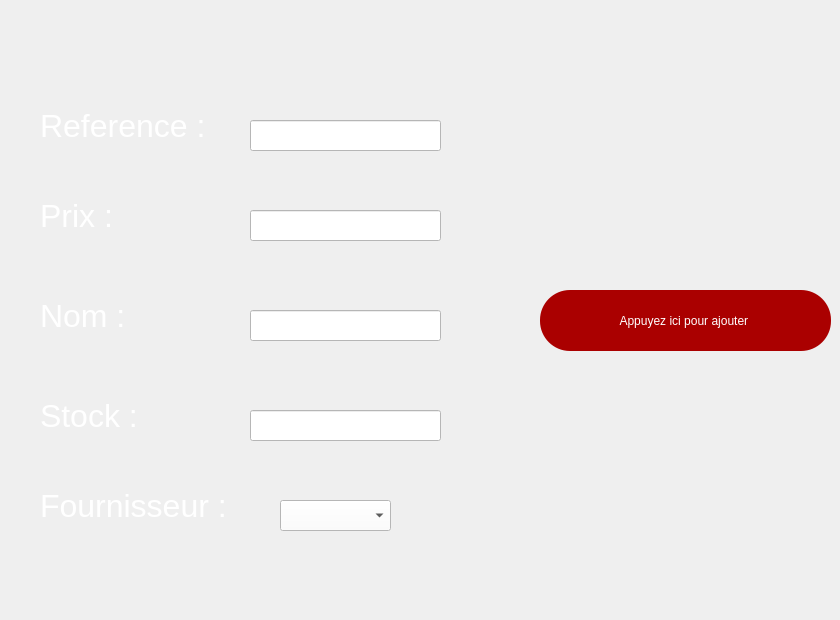
   <widget class="QWidget" name="ajouterp">
    <widget class="QLabel" name="label_2">
     <property name="geometry">
      <rect>
       <x>40</x>
       <y>70</y>
       <width>201</width>
       <height>111</height>
      </rect>
     </property>
     <property name="font">
      <font>
       <pointsize>24</pointsize>
      </font>
     </property>
     <property name="styleSheet">
      <string notr="true">color: rgb(255, 255, 255);</string>
     </property>
     <property name="text">
      <string>Reference :</string>
     </property>
    </widget>
    <widget class="QLabel" name="label_3">
     <property name="geometry">
      <rect>
       <x>40</x>
       <y>260</y>
       <width>201</width>
       <height>111</height>
      </rect>
     </property>
     <property name="font">
      <font>
       <pointsize>24</pointsize>
      </font>
     </property>
     <property name="styleSheet">
      <string notr="true">color: rgb(255, 255, 255);</string>
     </property>
     <property name="text">
      <string>Nom :</string>
     </property>
    </widget>
    <widget class="QLabel" name="label_4">
     <property name="geometry">
      <rect>
       <x>40</x>
       <y>360</y>
       <width>201</width>
       <height>111</height>
      </rect>
     </property>
     <property name="font">
      <font>
       <pointsize>24</pointsize>
      </font>
     </property>
     <property name="styleSheet">
      <string notr="true">color: rgb(255, 255, 255);</string>
     </property>
     <property name="text">
      <string>Stock :</string>
     </property>
    </widget>
    <widget class="QLabel" name="label_5">
     <property name="geometry">
      <rect>
       <x>40</x>
       <y>160</y>
       <width>201</width>
       <height>111</height>
      </rect>
     </property>
     <property name="font">
      <font>
       <pointsize>24</pointsize>
      </font>
     </property>
     <property name="styleSheet">
      <string notr="true">color: rgb(255, 255, 255);</string>
     </property>
     <property name="text">
      <string>Prix :</string>
     </property>
    </widget>
    <widget class="QLineEdit" name="lineEdit_ref">
     <property name="geometry">
      <rect>
       <x>250</x>
       <y>120</y>
       <width>191</width>
       <height>31</height>
      </rect>
     </property>
     <property name="styleSheet">
      <string notr="true">font: italic 22pt &quot;High Tower Text&quot;;
background-color: rgb(255, 255, 255);</string>
     </property>
    </widget>
    <widget class="QLineEdit" name="lineEdit_nom">
     <property name="geometry">
      <rect>
       <x>250</x>
       <y>310</y>
       <width>191</width>
       <height>31</height>
      </rect>
     </property>
     <property name="styleSheet">
      <string notr="true">font: italic 22pt &quot;High Tower Text&quot;;
background-color: rgb(255, 255, 255);</string>
     </property>
    </widget>
    <widget class="QLineEdit" name="lineEdit_prix">
     <property name="geometry">
      <rect>
       <x>250</x>
       <y>210</y>
       <width>191</width>
       <height>31</height>
      </rect>
     </property>
     <property name="styleSheet">
      <string notr="true">font: italic 22pt &quot;High Tower Text&quot;;
background-color: rgb(255, 255, 255);</string>
     </property>
    </widget>
    <widget class="QLineEdit" name="lineEdit_stock">
     <property name="geometry">
      <rect>
       <x>250</x>
       <y>410</y>
       <width>191</width>
       <height>31</height>
      </rect>
     </property>
     <property name="styleSheet">
      <string notr="true">font: italic 22pt &quot;High Tower Text&quot;;
background-color: rgb(255, 255, 255);</string>
     </property>
    </widget>
    <widget class="QPushButton" name="pushButton">
     <property name="geometry">
      <rect>
       <x>70</x>
       <y>550</y>
       <width>81</width>
       <height>61</height>
      </rect>
     </property>
     <property name="text">
      <string/>
     </property>
     <property name="icon">
      <iconset resource="rs.qrc">
       <normaloff>:/img/rs/retour.png</normaloff>:/img/rs/retour.png</iconset>
     </property>
     <property name="iconSize">
      <size>
       <width>60</width>
       <height>60</height>
      </size>
     </property>
     <property name="flat">
      <bool>true</bool>
     </property>
    </widget>
    <widget class="QPushButton" name="ajout">
     <property name="geometry">
      <rect>
       <x>540</x>
       <y>290</y>
       <width>291</width>
       <height>61</height>
      </rect>
     </property>
     <property name="styleSheet">
      <string notr="true">font: 16pt &quot;MS Shell Dlg 2&quot;;
color: rgb(255, 255, 255);
background-color: rgb(170, 0, 0);
border-radius: 30px;</string>
     </property>
     <property name="text">
      <string>Appuyez ici pour ajouter </string>
     </property>
     <property name="icon">
      <iconset resource="rs.qrc">
       <normaloff>:/img/rs/add.png</normaloff>:/img/rs/add.png</iconset>
     </property>
     <property name="iconSize">
      <size>
       <width>50</width>
       <height>50</height>
      </size>
     </property>
    </widget>
    <widget class="QLabel" name="label_14">
     <property name="geometry">
      <rect>
       <x>40</x>
       <y>450</y>
       <width>201</width>
       <height>111</height>
      </rect>
     </property>
     <property name="font">
      <font>
       <pointsize>24</pointsize>
      </font>
     </property>
     <property name="styleSheet">
      <string notr="true">color: rgb(255, 255, 255);</string>
     </property>
     <property name="text">
      <string>Fournisseur :</string>
     </property>
    </widget>
    <widget class="QComboBox" name="comboBox_2">
     <property name="geometry">
      <rect>
       <x>280</x>
       <y>500</y>
       <width>111</width>
       <height>31</height>
      </rect>
     </property>
     <property name="styleSheet">
      <string notr="true">background-color: rgb(255, 255, 255);</string>
     </property>
    </widget>
   </widget>
